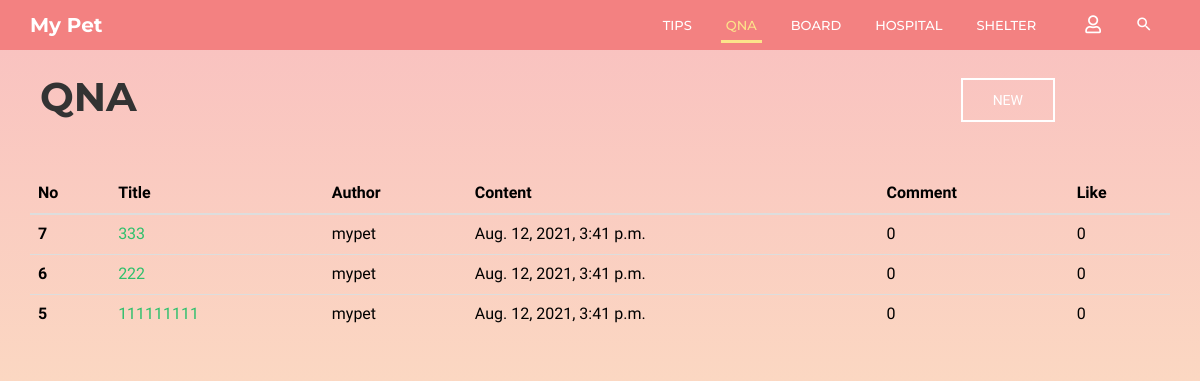
The app's page /community/qna/ with its own data.
### community/models.py (models this page shows, shortened)
class Qna(models.Model):
    b_title = models.CharField(max_length=30)
    b_author = models.CharField(max_length=20)
    b_content = models.CharField(max_length=5000)
    b_date = models.DateTimeField(auto_now=True)  # 글 수정하면 수정한 시각으로 갱신됨
    b_comment_count = models.IntegerField(default=0)
    b_like_count = models.IntegerField(default=0)
    b_photo = models.ImageField(blank=True, null=True, default='../media/noimage.jpg')

### community/views.py (the view)
# urls.py: path('qna/', views.qna, name='qna'),
def qna(request):
    posts = Qna.objects.all().order_by('-id')
    return render(request, 'community/qna.html', {'posts': posts})

### community/templates/community/qna.html (shortened to what this page needs)
{% extends 'base.html' %}
{% block html_body %}
    <link rel="stylesheet" href="/static/css/pages/header.css">
    <link rel="stylesheet" href="/static/css/pages/board.css">
    <header id="column-header">
        <div id="nino-headerInner">
            <nav id="nino-navbar" class="navbar navbar-default" role="navigation">
                <div class="container">
                    <div class="navbar-header">
                        <a class="navbar-brand" href="{% url 'home' %}">My Pet</a>
                    </div>
                    <div class="nino-menuItem pull-right">
                        <div class="collapse navbar-collapse pull-left" id="nino-navbar-collapse">
                            <ul class="nav navbar-nav">
                                <li><a href="#" onclick="testa('{% url 'community:tips' %}')">Tips<span class="sr-only">(current)</span></a>
                                </li>
                                <li class="active"><a href="#" onclick="testa('{% url 'community:qna' %}')">QnA</a></li>
                                <li><a href="#" onclick="testa('{% url 'community:board' %}')">Board</a></li>
                                <li><a href="#" onclick="testa('{% url 'community:hospital' %}')">Hospital</a></li>
                                <li><a href="#" onclick="testa('{% url 'community:shelter' %}')">Shelter</a></li>
                            </ul>
                        </div>
                        <ul class="nino-iconsGroup nav navbar-nav">
                            {% if user.is_authenticated %}
                                <li><a href="#" onclick="testa('{% url 'community:logout' %}')"><i
                                        class="mdi fas fa-user-slash nino-icon"></i></a></li>
                            {% else %}
                                <li><a href="#" onclick="testa('{% url 'community:login' %}')"><i
                                        class="mdi far fa-user nino-icon"></i></a></li>
                            {% endif %}
                            <li><a href="#" class="nino-search"><i class="mdi mdi-magnify nino-icon"></i></a></li>
                        </ul>
                    </div>
                </div>
            </nav>
        </div>
    </header>
    <div class="container board-header">
        <div class="board-title">
            <h1 class="title-h1">QnA</h1>
        </div>
        <div class="board-post-btn">
            <a href="{% url 'community:qna_create' %}" class="nino-btn nino-post-btn">NEW</a>
        </div>
    </div>
    <div class="container">
        <div class="tips-page tips-table">
            <table class="table table-hover">
                <thead class="thead-dark">
                <tr>
                    <th scope="col">No</th>
                    <th scope="col">Title</th>
                    <th scope="col">Author</th>
                    <th scope="col">Content</th>
                    <th scope="col">Comment</th>
                    <th scope="col">Like</th>
                </tr>
                </thead>
                <tbody>
                {% for post in posts %}
                    <tr>
                        <th scope="row">{{ post.id }}</th>
                        <td><a href="/community/{{ post.id }}/qna_detail/">{{ post.b_title }}</a></td>
                        <td>{{ post.b_author }}</td>
                        <td>{{ post.b_date }}</td>
                        <td>{{ post.b_comment_count }}</td>
                        <td>{{ post.b_like_count }}</td>
                    </tr>
                {% endfor %}
                </tbody>
            </table>
        </div>
    </div>
{% endblock %}

### static/css/pages/index.css (style rules this page uses)
html, body { line-height: 1.7; margin: 0; padding: 0; }
body { color: #999; font-size: 13px; font-weight: 400; overflow-x: hidden; position: relative; font-family: "Roboto", sans-serif; }
article, aside, details, figcaption, figure, footer, header, hgroup, menu, nav, section, main { display: block; }
a { text-decoration: none; outline: none; color: #2ec06c; -webkit-transition: all 0.3s ease-in-out; -moz-transition: all 0.3s ease-in-out; -o-transition: all 0.3s ease-in-out; -ms-transition: all 0.3s ease-in-out; transition: all 0.3s ease-in-out; }
h1, h2, h3, h4, h5, h6 { margin: 5px 0 10px; color: #333; text-transform: uppercase; font-family: "Montserrat", sans-serif; }
h1, h2 { font-weight: 300; }
h1 { font-size: 2.2em; }
ul, ul li, ol, ol li, p, form, input { margin: 0; padding: 0; }
ul, ul li { list-style: none; }
.container { position: relative; }
.nino-btn { display: inline-block; color: black; text-transform: uppercase; padding: 13px 30px; text-align: center; border: 2px solid black; font-size: 14px; line-height: 100%; }
#nino-headerInner { position: relative; z-index: 5; }
#nino-navbar { background: none; border: none; border-radius: 0; }
#nino-navbar .navbar-brand { color: #fff; font-weight: 700; font-size: 20px; }
#nino-navbar .navbar-nav > li > a { color: #fff; font-weight: 500; text-transform: uppercase; border-bottom: 3px solid transparent; padding: 15px 5px 5px; margin: 0 12px; }
#nino-navbar .navbar-nav > li > a:hover, #nino-navbar .navbar-nav > .active > a, #nino-navbar .navbar-nav > .active > a:hover { color: #fce38a; border-color: #fce38a; background: none; }
#nino-navbar .nino-menuItem { float: right; }
#nino-navbar .nino-iconsGroup li a { border: none; font-size: 18px; }

### static/css/pages/header.css (style rules this page uses)
#column-header { position: relative; font-family: "Montserrat", sans-serif; background: rgba(243, 129, 129, 0.9); }
#column-header:after { content: ""; position: absolute; left: 0; top: 0; width: 100%; height: 100%; background: rgba(243, 129, 129, 0.9); }
#nino-headerInner { position: relative; z-index: 5; }

### static/css/pages/board.css (style rules this page uses)
body { height: 100vh; font-family: 'Prompt', sans-serif; background: linear-gradient( to bottom, rgba(243, 129, 129, 0.5), rgba(252, 227, 138, 0.5) ); }
.board-header { display: flex; align-items: center; margin-top: 15px; }
.board-title { position: relative; margin-left: 10px; }
.board-post-btn { position: absolute; right: 130px; }
.title-h1 { font-weight: 700; font-size: 40px; }
.tips-table { width: 100%; margin-top: 45px; }
th, td { color: black; font-size: 16px; }
.nino-post-btn { display: inline-block; color: white; text-transform: uppercase; padding: 13px 30px; text-align: center; border: 2px solid white; font-size: 14px; line-height: 100%; }

### records on screen
Qna: id "7", b_title "333", b_author "mypet", b_date "Aug. 12, 2021, 3:41 p.m.", b_comment_count "0", b_like_count "0"
Qna: id "6", b_title "222", b_author "mypet", b_date "Aug. 12, 2021, 3:41 p.m.", b_comment_count "0", b_like_count "0"
Qna: id "5", b_title "111111111", b_author "mypet", b_date "Aug. 12, 2021, 3:41 p.m.", b_comment_count "0", b_like_count "0"
